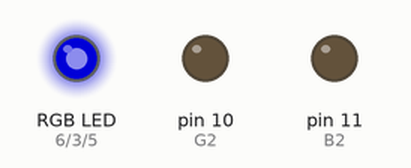
The sketch below on a simulated Arduino Uno, built with avr-gcc and run on an emulated ATmega328P. Shown: an RGB LED mixed from three pins (HIGH = lit), output pins drawn as LEDs (lit = HIGH). Dim RGB values are drawn brighter than linear; random numbers use the default seed unless the sketch sets one; pins used as bus, display or sensor lines are not drawn.

Above: at 0.15 s.
Timing chart, 0 to 0.5 s (numbered marks = the images above):
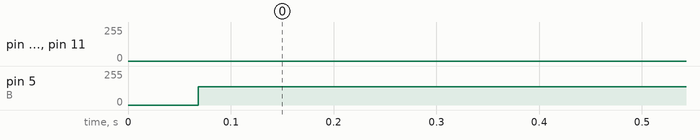

The sketch:

LedRBG.ino
```cpp
int R = 6;  //porta vermelha
int G = 3;  //porta verde
int B = 5;  //porta azul

int R2 = 9;
int G2 = 10;
int B2 = 11;

void setup()
{
  pinMode(R, OUTPUT);
  pinMode(G, OUTPUT);
  pinMode(B, OUTPUT);

  pinMode(R2, OUTPUT);
  pinMode(G2, OUTPUT);
  pinMode(B2, OUTPUT);
}

void loop()
{
  int v1 = random(0,255);
  int v2 = random(0,255);
  int v3 = random(0,255);

  analogWrite(R, v1);
  analogWrite(G, v2);
  analogWrite(B, v3);

  delay(0); // Wait for 1000 millisecond(s)

  analogWrite(R2, v1+v2);
  analogWrite(G2, v2+v3);
  analogWrite(B2, v3+v1);

  delay(0); // Wait for 1000 millisecond(s)


}
```

Measured:
- by itself, pin 5 (B): 0/255 → 136/255 at 0.07 s
